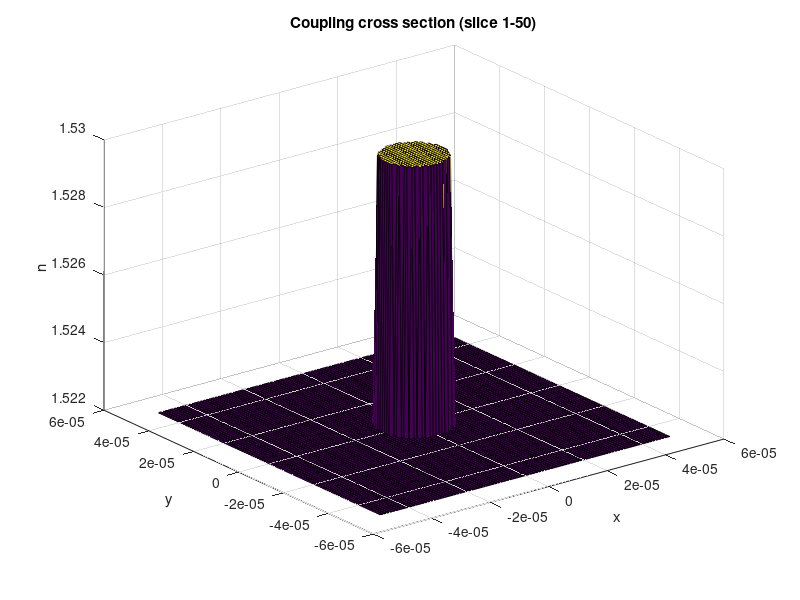
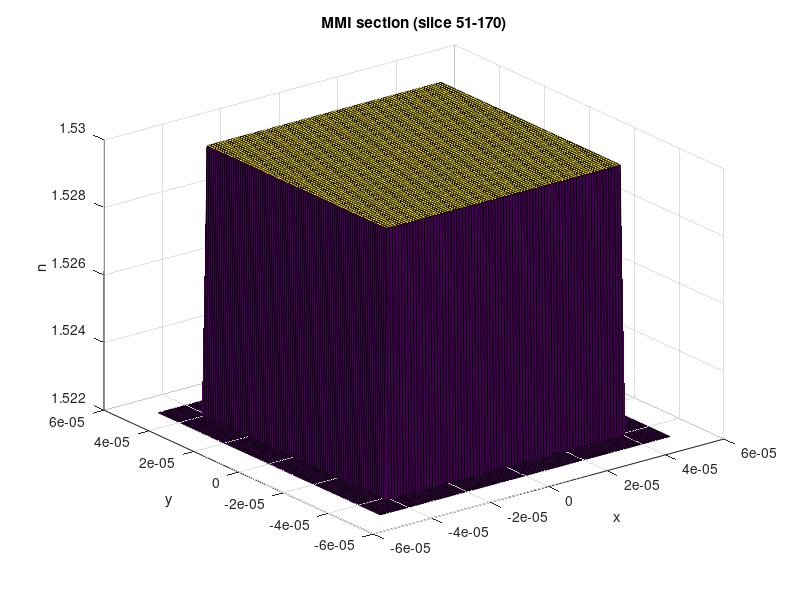
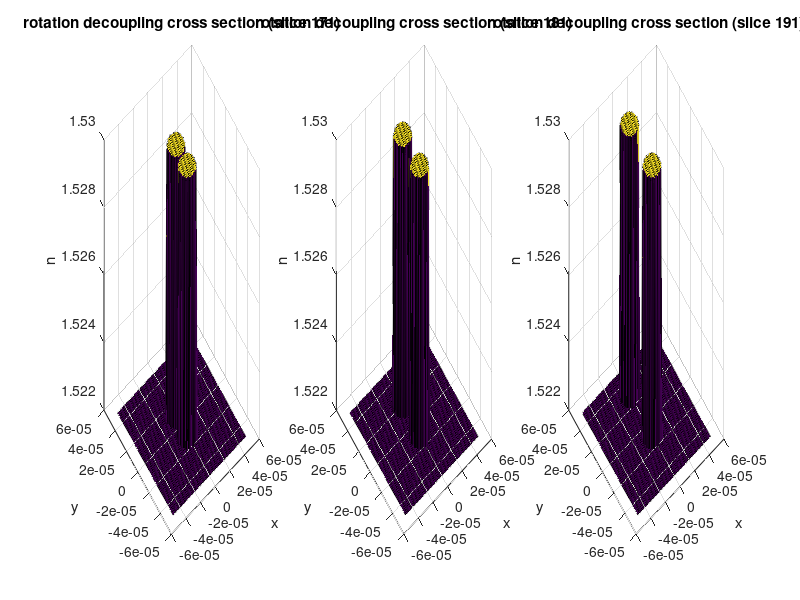
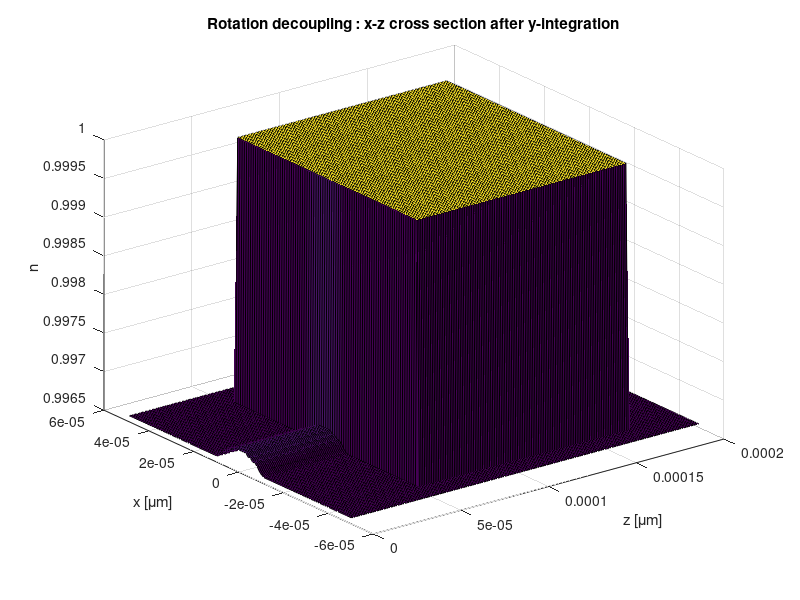

Reproduce these figures in MATLAB, in order.
%% rotation of the top output waveguide/Rotation des Top Ausgangwellenleiters
dx_coarse = 1e-6;                    % Step coarse for fine step               
dy_coarse = 1e-6;                    % Step coarse for fine step
dz        = 1e-6;                    % Propagationstep µm(1e-6)
L_x = 99e-6; % Länge der querschnitt in x
L_y = 99e-6;
n_glass = 1.522;
n_1 = 1.530;

%% Grid
x = linspace(-L_x/2,L_x/2,100);    
y = linspace(-L_y/2,L_y/2,100);
% x = [0: dx_coarse: 99*dx_coarse];
% y = [0: dy_coarse: 99*dy_coarse];

z = [0:dz:199*dz];                                                                % Base vector
[xg,yg,zg] = meshgrid(x,y,z);                                                       % Base grid

n = ones(length(y),length(x))*n_glass; 
n_dim = size(n);

%% coupling area
% rectangle: length=width=10*dx_coarse

% len_Ein = 10;
% n(n_dim(1)/2 - len_Ein:n_dim(1)/2 + len_Ein, n_dim(2)/2 - len_Ein:n_dim(2)/2 + len_Ein) = 1.530;

% Circle: radius=10*dx_coarse
z_coup = [0:dz:49*dz];

rad_coup = 10*dx_coarse;
B=sqrt(xg(:,:,1).^2+yg(:,:,1).^2)<=rad_coup;
n(B)=n_1;
nc = repmat(n,[1 1 length(z_coup)]);

figure
surf(xg(:,:,1),yg(:,:,1),nc(:,:,1))
xlabel('x')
ylabel('y')
zlabel('n')
title('Coupling cross section (slice 1-50)')
%% MMI area
% rectangle: length=width=10*dx_coarse
z_MMI = [50*dz:dz:169*dz];

n = ones(length(y),length(x))*n_glass; 
len_MMI = 80;
n(n_dim(1)/2 - len_MMI/2:n_dim(1)/2 + len_MMI/2, n_dim(2)/2 - len_MMI/2:n_dim(2)/2 + len_MMI/2) = n_1;
n = repmat(n,[1 1 length(z_MMI)]);
nc = cat(3,nc,n);

figure
surf(xg(:,:,1),yg(:,:,1),nc(:,:,51))
xlabel('x')
ylabel('y')
zlabel('n')
title('MMI section (slice 51-170)')

%% rotation decoupling area
% rectangle: length=width=10*dx_coarse

% len_Ein = 10;
% n(n_dim(1)/2 - len_Ein:n_dim(1)/2 + len_Ein, n_dim(2)/2 - len_Ein:n_dim(2)/2 + len_Ein) = 1.530;


% Circle: radius=10*dx_coarse
n = ones(length(y),length(x))*n_glass; 
z_decoup = [170*dz:dz:199*dz];


% button output
rad_decoup_button = 10*dx_coarse;
a = xg(:,:,1);
center_button_x = a(50,50);
a = yg(:,:,1);
center_button_y = a(40,40); % center of the button output

% rotation top output
rad_decoup_top = 10*dx_coarse;
a = xg(:,:,1);
center_top_x = a(50,50);

a = yg(:,:,1);
center_top_y = zeros(length(z_decoup));
for i = 1:length(z_decoup)
    n = ones(length(y),length(x))*n_glass; %If it is not restored, it will be expanded on the original basis
    center_top_y(i) = a(60+i-1,60+i*-1);% center of the top output
    
    B=sqrt((xg(:,:,1)-center_top_x).^2+(yg(:,:,1)-center_top_y(i)).^2)<=rad_decoup_top;
    n(B)=n_1;
    B=sqrt((xg(:,:,1)-center_button_x).^2+(yg(:,:,1)-center_button_y).^2)<=rad_decoup_button;
    n(B)=n_1;
    nc = cat(3,nc,n);
end


figure
subplot(1,3,1)
surf(xg(:,:,1),yg(:,:,1),nc(:,:,171))
xlabel('x')
ylabel('y')
zlabel('n')
title('rotation decoupling cross section (slice 171)')

subplot(1,3,2)
surf(xg(:,:,1),yg(:,:,1),nc(:,:,181))
xlabel('x')
ylabel('y')
zlabel('n')
title('rotation decoupling cross section (slice 181)')

subplot(1,3,3)
surf(xg(:,:,1),yg(:,:,1),nc(:,:,191))
xlabel('x')
ylabel('y')
zlabel('n')
title('rotation decoupling cross section (slice 191)')

%% x-z Visualization
figure
n_int = squeeze(sum(abs(nc) .* abs(yg)));
surf(z(2:end),x,squeeze(n_int(:,2:end))/max(max(n_int(:,2:end))))

xlabel('z [\mum]')
ylabel('x [\mum]')
zlabel('n')
title('Rotation decoupling : x-z cross section after y-integration')
